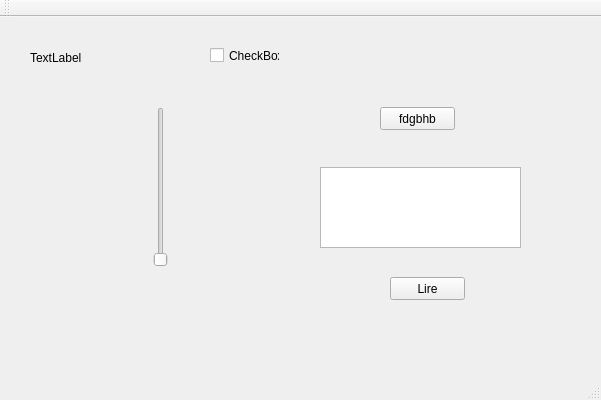
<?xml version="1.0" encoding="UTF-8"?>
<ui version="4.0">
 <class>QtWidgetsApplication3Class</class>
 <widget class="QMainWindow" name="QtWidgetsApplication3Class">
  <property name="geometry">
   <rect>
    <x>0</x>
    <y>0</y>
    <width>601</width>
    <height>400</height>
   </rect>
  </property>
  <property name="windowTitle">
   <string>QtWidgetsApplication3</string>
  </property>
  <widget class="QWidget" name="centralWidget">
   <widget class="QLabel" name="label">
    <property name="geometry">
     <rect>
      <x>30</x>
      <y>20</y>
      <width>71</width>
      <height>41</height>
     </rect>
    </property>
    <property name="text">
     <string>TextLabel</string>
    </property>
   </widget>
   <widget class="QCheckBox" name="checkBox">
    <property name="geometry">
     <rect>
      <x>210</x>
      <y>30</y>
      <width>70</width>
      <height>17</height>
     </rect>
    </property>
    <property name="text">
     <string>CheckBox</string>
    </property>
   </widget>
   <widget class="QSlider" name="verticalSlider">
    <property name="geometry">
     <rect>
      <x>150</x>
      <y>90</y>
      <width>22</width>
      <height>160</height>
     </rect>
    </property>
    <property name="maximum">
     <number>1024</number>
    </property>
    <property name="orientation">
     <enum>Qt::Vertical</enum>
    </property>
   </widget>
   <widget class="QTextEdit" name="textEdit">
    <property name="geometry">
     <rect>
      <x>320</x>
      <y>150</y>
      <width>201</width>
      <height>81</height>
     </rect>
    </property>
   </widget>
   <widget class="QPushButton" name="pushButton">
    <property name="geometry">
     <rect>
      <x>380</x>
      <y>90</y>
      <width>75</width>
      <height>23</height>
     </rect>
    </property>
    <property name="text">
     <string>fdgbhb</string>
    </property>
   </widget>
   <widget class="QPushButton" name="pushButton_2">
    <property name="geometry">
     <rect>
      <x>390</x>
      <y>260</y>
      <width>75</width>
      <height>23</height>
     </rect>
    </property>
    <property name="text">
     <string>Lire</string>
    </property>
   </widget>
  </widget>
  <widget class="QMenuBar" name="menuBar">
   <property name="geometry">
    <rect>
     <x>0</x>
     <y>0</y>
     <width>601</width>
     <height>21</height>
    </rect>
   </property>
  </widget>
  <widget class="QToolBar" name="mainToolBar">
   <attribute name="toolBarArea">
    <enum>TopToolBarArea</enum>
   </attribute>
   <attribute name="toolBarBreak">
    <bool>false</bool>
   </attribute>
  </widget>
  <widget class="QStatusBar" name="statusBar"/>
 </widget>
 <layoutdefault spacing="6" margin="11"/>
 <resources>
  <include location="QtWidgetsApplication3.qrc"/>
 </resources>
 <connections>
  <connection>
   <sender>pushButton</sender>
   <signal>clicked()</signal>
   <receiver>QtWidgetsApplication3Class</receiver>
   <slot>requete()</slot>
   <hints>
    <hint type="sourcelabel">
     <x>417</x>
     <y>134</y>
    </hint>
    <hint type="destinationlabel">
     <x>300</x>
     <y>199</y>
    </hint>
   </hints>
  </connection>
  <connection>
   <sender>pushButton_2</sender>
   <signal>clicked()</signal>
   <receiver>QtWidgetsApplication3Class</receiver>
   <slot>Lirevaleur()</slot>
   <hints>
    <hint type="sourcelabel">
     <x>427</x>
     <y>304</y>
    </hint>
    <hint type="destinationlabel">
     <x>300</x>
     <y>199</y>
    </hint>
   </hints>
  </connection>
 </connections>
 <slots>
  <slot>potValuesCheckBoxChecked()</slot>
  <slot>requete()</slot>
  <slot>Lirevaleur()</slot>
 </slots>
</ui>
